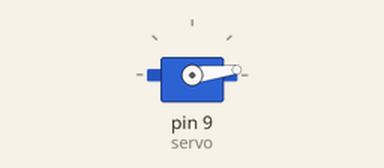
Simulated run of this sketch. Board: Arduino Uno, built with avr-gcc and run on an emulated ATmega328P. Parts: servo.

Above: at 0.05 s.
At 0.85 s:
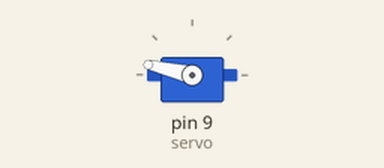
At 1.2 s:
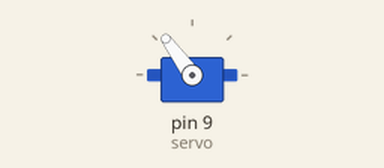
At 1.7 s:
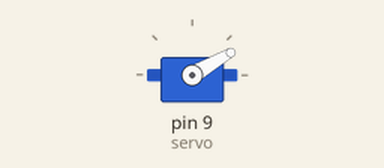
Timing chart, 0 to 4.2 s (numbered marks = the images above):
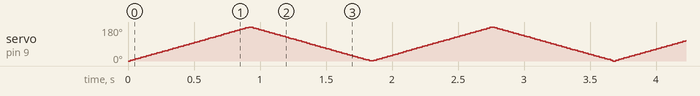

The sketch:

ServoSweep.ino.ino
```cpp
#include <Servo.h>

Servo servo;
int pos = 0;
int speed = 5;
void setup() {
servo.attach(9);
}

void loop() {
for(pos = 0; pos <= 180; pos++){
  servo.write(pos);
  delay(speed);
}
for(pos = 180; pos >= 0; pos--){
  servo.write(pos);
  delay(speed);
}
}
```
